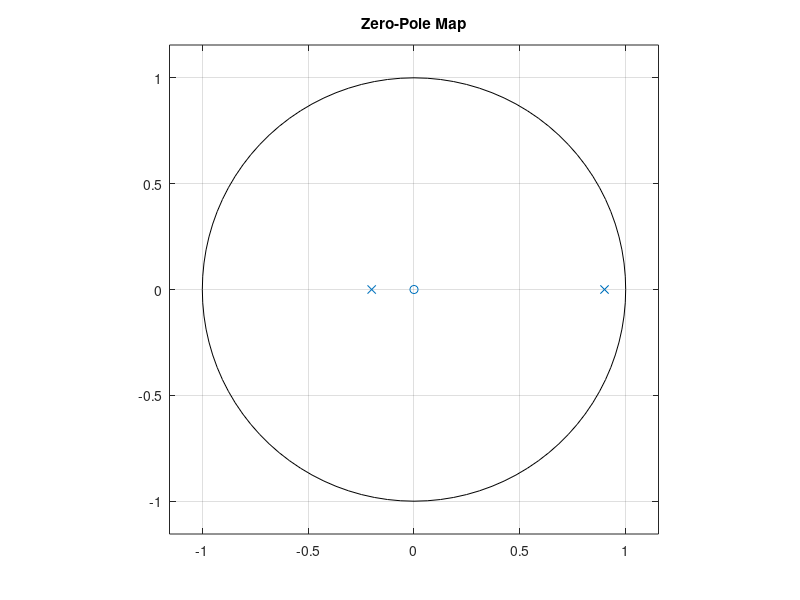

This chart was generated by the following MATLAB code: (Note: this script raises an error after producing the figure.)
% ---------------------------------------------------------------------------------
%   LAB 2 
%
%   Authors : 
%               - Spyridakis Christos
%               - Marinou Ioanna
%               - Paterakis Isidoros
%
%   Created Date : 2/11/2019
%   Last Updated : 5/11/2019
%
%   Description: 
%               Code created for labs of Digital Signal Processing Course
%               in Technical University of Crete
%
% ---------------------------------------------------------------------------------
close all ; clear all ; clc ; 

%---------------------------------------------------------
%    Ex 1 begins 
%-------------------
Ts=1;                           % Sampling frequency

% b
num_1b = [0 0.2 0];             % numetator of transfer function 
den_1b = [1 -0.7 -0.18];        % denominator of transfer function
system_1b=tf(num_1b,den_1b);    % Convertion to Transfer function

figure()
zplane(num_1b,den_1b);          % Display Zero-Pole map including unit circle
title('Zero-Pole Map');

% Second option using system, but without unit cicle display
% figure()
% pzmap(system_1b)


%d

%e


%---------------------------------------------------------
%    Ex 2 begins 
%-------------------
numerator_2a = [4 -3.5 0];                                  %adds the factors of the numerator to a vector
denominator_2a = [1 -2.5 1];                                %adds the factors of the denominator to a vector
[roots, poles, k] = residuez(numerator_2a, denominator_2a)  %uses the residuez MATLAB function to calculate the roots, poles and k(not important here)

syms z;                                                     %the definition of z
        
h1 = roots(1) / ((1-poles(1)*z^(-1)));                      %makes the first half of the analyzed transfer function
h2 = roots(2) / ((1-poles(2)*z^(-1)));                      %makes the second half of the analyzed transfer function
H = h1 + h2;                                                %adds up the 2 parts
pretty(H)                                                   %prints the result

Hz = iztrans(H)                                             %calculates the inverse z transform of the transfer function
